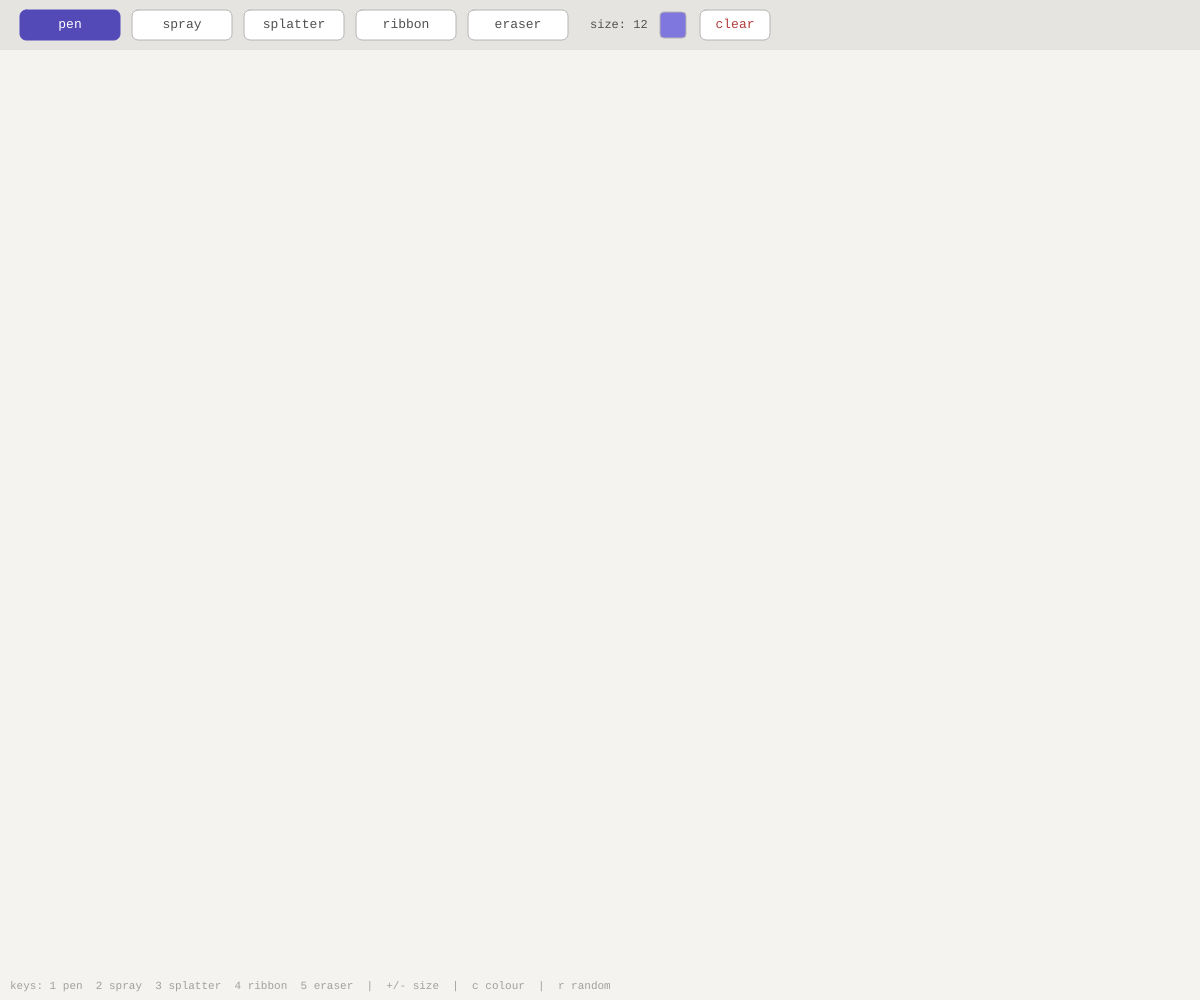
Frame 1 (no input)
Frame 60 (no input): identical to frame 1, image omitted
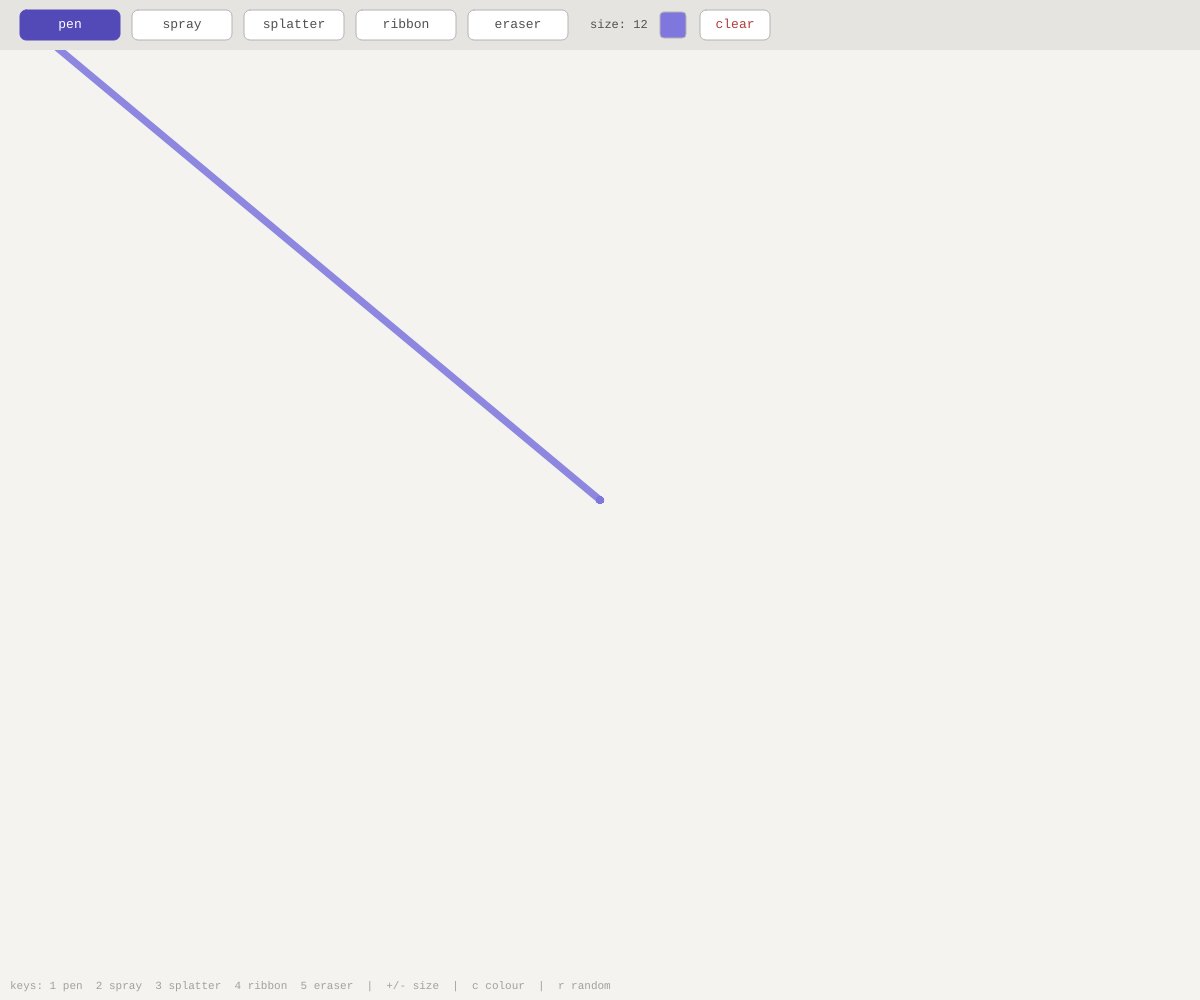
Frame 120 (the mouse pressed at the canvas centre since frame 60)

The p5.js sketch that drew these frames (run headless with seeded random() and noise() and a simulated clock; from frame 60 on, the mouse is pressed at the canvas centre):

// p5.js sketch
// ── sketch.js
let currentBrush = 'pen';
let ribbonPrev = null;
let brushColor;
let brushSize = 12;
let pg;

function setup() {
  createCanvas(windowWidth, windowHeight);
  pixelDensity(1);
  background(245, 243, 240);
  pg = createGraphics(windowWidth, windowHeight);
  pg.pixelDensity(1);
  pg.background(245, 243, 240);
  brushColor = color(127, 119, 221);
  textFont('monospace');
  drawUI();
}

function drawUI() {
  fill(230, 228, 225);
  noStroke();
  rect(0, 0, width, 50);

  let brushes = ['pen', 'spray', 'splatter', 'ribbon', 'eraser'];
  let colors = [
    color(83, 74, 183),
    color(15, 110, 86),
    color(153, 60, 29),
    color(184, 79, 134),
    color(120, 120, 120)
  ];
  for (let i = 0; i < brushes.length; i++) {
    let x = 20 + i * 112;
    let isActive = brushes[i] === currentBrush;
    fill(isActive ? colors[i] : 255);
    stroke(isActive ? colors[i] : 180);
    strokeWeight(1);
    rect(x, 10, 100, 30, 6);
    fill(isActive ? 255 : 80);
    noStroke();
    textSize(13);
    textAlign(CENTER, CENTER);
    text(brushes[i], x + 50, 25);
  }

  // size label
  fill(80);
  noStroke();
  textSize(12);
  textAlign(LEFT, CENTER);
  text('size: ' + brushSize, 590, 25);

  // color swatch (hidden for eraser)
  if (currentBrush !== 'eraser') {
    fill(brushColor);
    stroke(180);
    strokeWeight(1);
    rect(660, 12, 26, 26, 4);
  }

  // clear button
  fill(255);
  stroke(180);
  strokeWeight(1);
  rect(700, 10, 70, 30, 6);
  fill(180, 60, 60);
  noStroke();
  textSize(13);
  textAlign(CENTER, CENTER);
  text('clear', 735, 25);
}

function mousePressed() {
  if (mouseY < 50) {
    let brushes = ['pen', 'spray', 'splatter', 'ribbon', 'eraser'];
    for (let i = 0; i < brushes.length; i++) {
      let x = 20 + i * 112;
      if (mouseX > x && mouseX < x + 100 && mouseY > 10 && mouseY < 40) {
        currentBrush = brushes[i];
        ribbonPrev = null;
      }
    }
    if (mouseX > 700 && mouseX < 770 && mouseY > 10 && mouseY < 40) {
      pg.background(245, 243, 240);
    }
    return;
  }
}

function mouseReleased() {
  ribbonPrev = null;
}

function keyPressed() {
  if (key === '1') { currentBrush = 'pen';      ribbonPrev = null; }
  if (key === '2') { currentBrush = 'spray';    ribbonPrev = null; }
  if (key === '3') { currentBrush = 'splatter'; ribbonPrev = null; }
  if (key === '4') { currentBrush = 'ribbon';   ribbonPrev = null; }
  if (key === '5') { currentBrush = 'eraser';   ribbonPrev = null; }
  if (key === '=' || key === '+') brushSize = min(brushSize + 2, 60);
  if (key === '-')                brushSize = max(brushSize - 2, 2);
  if (key === 'c' || key === 'C') {
    let palettes = [
      color(127, 119, 221),
      color(29, 158, 117),
      color(216, 90, 48),
      color(212, 83, 126),
      color(55, 138, 221),
      color(186, 117, 23),
      color(30, 30, 30)
    ];
    let idx = frameCount % palettes.length;
    brushColor = palettes[idx];
  }
  if (key === 'r' || key === 'R') brushColor = color(random(255), random(255), random(255));
}

function drawBrush() {
  let r = red(brushColor);
  let g = green(brushColor);
  let b = blue(brushColor);
  let sz = brushSize;

  if (currentBrush === 'eraser') {
    pg.noStroke();
    pg.fill(245, 243, 240);
    pg.ellipse(mouseX, mouseY, sz * 3, sz * 3);
    return;
  }

  if (currentBrush === 'pen') {
    pg.stroke(r, g, b, 220);
    pg.strokeWeight(sz * 0.6);
    pg.noFill();
    pg.line(mouseX, mouseY, pmouseX, pmouseY);

  } else if (currentBrush === 'spray') {
    let density = sz * 3;
    pg.noStroke();
    for (let i = 0; i < density; i++) {
      let radius = random(0, sz * 1.5);
      let angle  = random(TWO_PI);
      let sx = mouseX + radius * cos(angle);
      let sy = mouseY + radius * sin(angle);
      let a  = map(radius, 0, sz * 1.5, 200, 20);
      pg.fill(r, g, b, a);
      pg.ellipse(sx, sy, random(1, 2.5), random(1, 2.5));
    }

  } else if (currentBrush === 'splatter') {
    let drops = floor(random(4, 10));
    for (let i = 0; i < drops; i++) {
      let dist  = random(sz * 0.5, sz * 3);
      let angle = random(TWO_PI);
      let dx    = mouseX + dist * cos(angle);
      let dy    = mouseY + dist * sin(angle);
      let dsize = random(sz * 0.15, sz * 0.6);
      let alpha = random(120, 230);
      pg.noStroke();
      pg.fill(r, g, b, alpha);
      pg.ellipse(dx, dy, dsize, dsize * random(0.4, 1.2));
      if (random() > 0.6) {
        let tailLen   = random(dsize, dsize * 3);
        let tailAngle = angle + random(-0.3, 0.3);
        pg.stroke(r, g, b, alpha * 0.5);
        pg.strokeWeight(random(0.5, 1.5));
        pg.line(dx, dy, dx + tailLen * cos(tailAngle), dy + tailLen * sin(tailAngle));
        pg.noStroke();
      }
    }
    pg.noStroke();
    pg.fill(r, g, b, 200);
    pg.ellipse(mouseX, mouseY, sz * 0.5, sz * 0.5);

  } else if (currentBrush === 'ribbon') {
    if (ribbonPrev) {
      let dx = mouseX - ribbonPrev.x;
      let dy = mouseY - ribbonPrev.y;
      let len = sqrt(dx * dx + dy * dy);
      if (len > 0) {
        let nx = -dy / len;
        let ny =  dx / len;
        let hw = sz * 0.5;
        let x1 = mouseX + nx * hw,       y1 = mouseY + ny * hw;
        let x2 = mouseX - nx * hw,       y2 = mouseY - ny * hw;
        let x3 = ribbonPrev.x - nx * hw, y3 = ribbonPrev.y - ny * hw;
        let x4 = ribbonPrev.x + nx * hw, y4 = ribbonPrev.y + ny * hw;
        pg.noStroke();
        pg.fill(r, g, b, 200);
        pg.quad(x1, y1, x2, y2, x3, y3, x4, y4);
        let shimmer = map(sin(frameCount * 0.3), -1, 1, 0, 60);
        pg.fill(255, 255, 255, shimmer);
        pg.quad(x1, y1, x1 - nx * (hw * 0.3), y1 - ny * (hw * 0.3),
                x4 + nx * (hw * 0.3) - nx * (hw * 0.3), y4 + ny * (hw * 0.3) - ny * (hw * 0.3),
                x4, y4);
      }
    }
    ribbonPrev = { x: mouseX, y: mouseY };
  }
}

function draw() {
  image(pg, 0, 0);

  if (mouseIsPressed && mouseY > 50) {
    drawBrush();
  } else {
    ribbonPrev = null;
  }

  // cursor preview
  if (mouseY > 50) {
    let sz = brushSize;
    if (currentBrush === 'eraser') {
      stroke(150);
      strokeWeight(1);
      noFill();
      ellipse(mouseX, mouseY, sz * 3, sz * 3);
    } else if (currentBrush === 'pen') {
      noFill();
      stroke(red(brushColor), green(brushColor), blue(brushColor), 150);
      strokeWeight(1);
      ellipse(mouseX, mouseY, sz * 0.6, sz * 0.6);
    } else {
      noFill();
      stroke(red(brushColor), green(brushColor), blue(brushColor), 150);
      strokeWeight(1);
      ellipse(mouseX, mouseY, sz * 3, sz * 3);
    }
  }

  drawUI();

  fill(160);
  noStroke();
  textSize(11);
  textAlign(LEFT, BOTTOM);
  text('keys: 1 pen  2 spray  3 splatter  4 ribbon  5 eraser  |  +/- size  |  c colour  |  r random', 10, height - 8);
}
